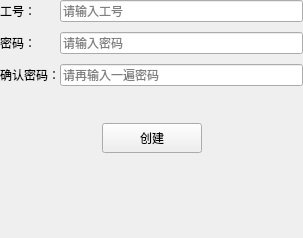
<?xml version="1.0" encoding="UTF-8"?>
<ui version="4.0">
 <class>Sign</class>
 <widget class="QWidget" name="Sign">
  <property name="geometry">
   <rect>
    <x>0</x>
    <y>0</y>
    <width>303</width>
    <height>238</height>
   </rect>
  </property>
  <property name="windowTitle">
   <string>Form</string>
  </property>
  <layout class="QGridLayout" name="gridLayout">
   <property name="leftMargin">
    <number>0</number>
   </property>
   <property name="topMargin">
    <number>0</number>
   </property>
   <property name="rightMargin">
    <number>0</number>
   </property>
   <property name="bottomMargin">
    <number>0</number>
   </property>
   <property name="spacing">
    <number>0</number>
   </property>
   <item row="0" column="0" colspan="3">
    <layout class="QVBoxLayout" name="verticalLayout">
     <property name="spacing">
      <number>0</number>
     </property>
     <item>
      <layout class="QHBoxLayout" name="horizontalLayout">
       <property name="spacing">
        <number>0</number>
       </property>
       <item>
        <widget class="QLabel" name="numLab">
         <property name="sizePolicy">
          <sizepolicy hsizetype="Fixed" vsizetype="Fixed">
           <horstretch>0</horstretch>
           <verstretch>0</verstretch>
          </sizepolicy>
         </property>
         <property name="minimumSize">
          <size>
           <width>60</width>
           <height>21</height>
          </size>
         </property>
         <property name="text">
          <string>工号：</string>
         </property>
        </widget>
       </item>
       <item>
        <widget class="QLineEdit" name="numEdit">
         <property name="minimumSize">
          <size>
           <width>141</width>
           <height>21</height>
          </size>
         </property>
         <property name="inputMask">
          <string/>
         </property>
         <property name="placeholderText">
          <string>请输入工号</string>
         </property>
        </widget>
       </item>
      </layout>
     </item>
     <item>
      <spacer name="verticalSpacer">
       <property name="orientation">
        <enum>Qt::Vertical</enum>
       </property>
       <property name="sizeType">
        <enum>QSizePolicy::Fixed</enum>
       </property>
       <property name="sizeHint" stdset="0">
        <size>
         <width>20</width>
         <height>10</height>
        </size>
       </property>
      </spacer>
     </item>
     <item>
      <layout class="QHBoxLayout" name="horizontalLayout_2">
       <property name="spacing">
        <number>0</number>
       </property>
       <item>
        <widget class="QLabel" name="passLab">
         <property name="sizePolicy">
          <sizepolicy hsizetype="Fixed" vsizetype="Fixed">
           <horstretch>0</horstretch>
           <verstretch>0</verstretch>
          </sizepolicy>
         </property>
         <property name="minimumSize">
          <size>
           <width>60</width>
           <height>21</height>
          </size>
         </property>
         <property name="text">
          <string>密码：</string>
         </property>
        </widget>
       </item>
       <item>
        <widget class="QLineEdit" name="passEdit">
         <property name="minimumSize">
          <size>
           <width>141</width>
           <height>21</height>
          </size>
         </property>
         <property name="placeholderText">
          <string>请输入密码</string>
         </property>
        </widget>
       </item>
      </layout>
     </item>
     <item>
      <spacer name="verticalSpacer_2">
       <property name="orientation">
        <enum>Qt::Vertical</enum>
       </property>
       <property name="sizeType">
        <enum>QSizePolicy::Fixed</enum>
       </property>
       <property name="sizeHint" stdset="0">
        <size>
         <width>20</width>
         <height>10</height>
        </size>
       </property>
      </spacer>
     </item>
     <item>
      <layout class="QHBoxLayout" name="horizontalLayout_3">
       <property name="spacing">
        <number>0</number>
       </property>
       <item>
        <widget class="QLabel" name="conLab">
         <property name="sizePolicy">
          <sizepolicy hsizetype="Fixed" vsizetype="Fixed">
           <horstretch>0</horstretch>
           <verstretch>0</verstretch>
          </sizepolicy>
         </property>
         <property name="minimumSize">
          <size>
           <width>60</width>
           <height>21</height>
          </size>
         </property>
         <property name="text">
          <string>确认密码：</string>
         </property>
        </widget>
       </item>
       <item>
        <widget class="QLineEdit" name="conEdit">
         <property name="minimumSize">
          <size>
           <width>141</width>
           <height>21</height>
          </size>
         </property>
         <property name="placeholderText">
          <string>请再输入一遍密码</string>
         </property>
        </widget>
       </item>
      </layout>
     </item>
    </layout>
   </item>
   <item row="1" column="1">
    <spacer name="verticalSpacer_6">
     <property name="orientation">
      <enum>Qt::Vertical</enum>
     </property>
     <property name="sizeType">
      <enum>QSizePolicy::Fixed</enum>
     </property>
     <property name="sizeHint" stdset="0">
      <size>
       <width>20</width>
       <height>10</height>
      </size>
     </property>
    </spacer>
   </item>
   <item row="2" column="0" colspan="3">
    <widget class="QLabel" name="errorText">
     <property name="text">
      <string/>
     </property>
    </widget>
   </item>
   <item row="3" column="1">
    <spacer name="verticalSpacer_4">
     <property name="orientation">
      <enum>Qt::Vertical</enum>
     </property>
     <property name="sizeType">
      <enum>QSizePolicy::Fixed</enum>
     </property>
     <property name="sizeHint" stdset="0">
      <size>
       <width>20</width>
       <height>13</height>
      </size>
     </property>
    </spacer>
   </item>
   <item row="4" column="0">
    <spacer name="horizontalSpacer">
     <property name="orientation">
      <enum>Qt::Horizontal</enum>
     </property>
     <property name="sizeHint" stdset="0">
      <size>
       <width>99</width>
       <height>20</height>
      </size>
     </property>
    </spacer>
   </item>
   <item row="4" column="1">
    <widget class="QPushButton" name="addButton">
     <property name="sizePolicy">
      <sizepolicy hsizetype="Preferred" vsizetype="Fixed">
       <horstretch>0</horstretch>
       <verstretch>0</verstretch>
      </sizepolicy>
     </property>
     <property name="minimumSize">
      <size>
       <width>100</width>
       <height>30</height>
      </size>
     </property>
     <property name="text">
      <string>创建</string>
     </property>
    </widget>
   </item>
   <item row="4" column="2">
    <spacer name="horizontalSpacer_2">
     <property name="orientation">
      <enum>Qt::Horizontal</enum>
     </property>
     <property name="sizeHint" stdset="0">
      <size>
       <width>98</width>
       <height>20</height>
      </size>
     </property>
    </spacer>
   </item>
   <item row="5" column="1">
    <spacer name="verticalSpacer_5">
     <property name="orientation">
      <enum>Qt::Vertical</enum>
     </property>
     <property name="sizeHint" stdset="0">
      <size>
       <width>20</width>
       <height>71</height>
      </size>
     </property>
    </spacer>
   </item>
  </layout>
 </widget>
 <resources/>
 <connections/>
</ui>
